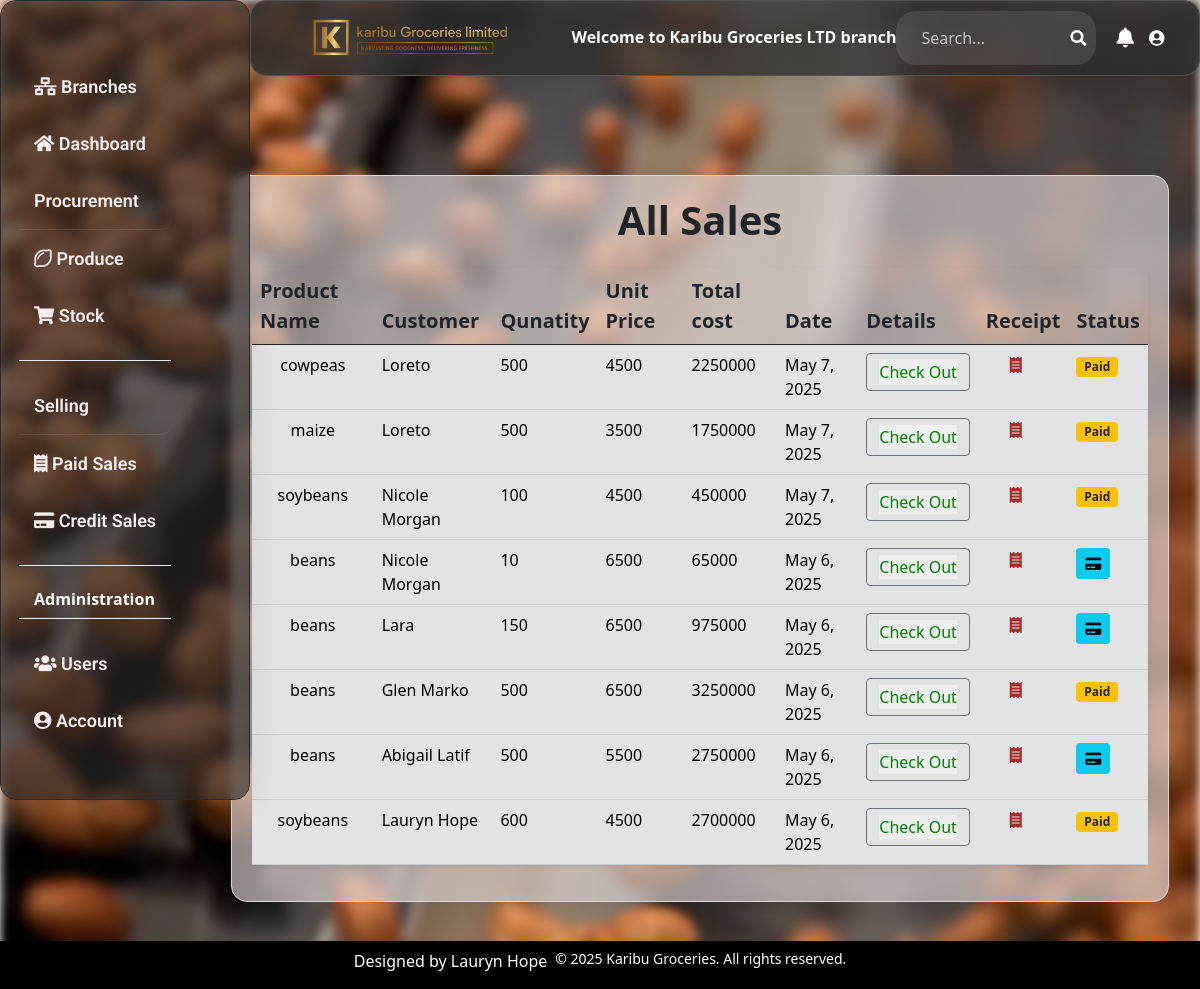
Page /sales/ (signed in) on the committed database.
### happy_hoe/models.py (models this page shows, shortened)
class Sale(models.Model):
    branch = models.ForeignKey(Branch, on_delete=models.CASCADE, related_name='branch_sales', null=True, blank=True)
    product_name= models.ForeignKey(Stock, on_delete=models.CASCADE,max_length=100, blank=True, null=True)
    unit_price= models.IntegerField( blank=True, null=True, default=1000)
    quantity= models.IntegerField( blank=True, default=5, null=True)
    customer_name= models.CharField(max_length=100, blank=True, null=True)
    date= models.DateField(auto_now_add=True, blank=True, null=True)
    amount_received= models.IntegerField( blank=True, default=1500, null=True)
    payment_method_choices=(
        ('Cash', 'Cash'),
        ('Credit', 'Credit'),
        ('Mobile Money', 'Mobile Money'),
    )
    payment_method= models.CharField(max_length=50, choices=payment_method_choices, blank=True, null=True)
    payment_status = models.CharField(
        max_length=20,
        choices=[
            ('PAID', 'Paid'),
            ('PENDING', 'Pending'),
            ('CANCELLED', 'Cancelled')
        ],
        default='PAID'
    )
    sales_agent= models.ForeignKey(Userprofile,on_delete=models.CASCADE, blank=True)
    def total_sale(self):
        total= self.quantity * self.product_name.unit_price
        """if self.product_name and self.product_name .unit_price is not None:
            return self.quantity * self.product_name.unit_price"""
        return total
    class Meta:
        indexes = [
            models.Index(fields=['branch', 'date']),
        ]
        ordering = ['branch', '-date']

class Stock(models.Model):
    branch= models.ForeignKey(Branch, on_delete=models.CASCADE,  related_name='branch_stock', null=True, blank=True)
    Category_name= models.ForeignKey (Category, on_delete=models.CASCADE, blank=True)
    product_choices=(
        ('beans', 'beans'),
        ('soybeans', 'soybeans'),
        ('gnuts', 'gnuts'),
        ('maize', 'maize'),
        ('cowpeas', 'cowpeas'),
    )
    product_name = models.CharField(max_length=50, null=True, blank=True, choices=product_choices)
    total_quantity= models.PositiveIntegerField( default=0, blank=True, null=True)
    issued_quantity= models.PositiveIntegerField(default=0, blank=True, null=True)
    received_quantity= models.PositiveIntegerField( default=0, blank=True, null=True)
    cost_of_stock= models.DecimalField(max_digits=50, blank=True, null=True, default=1000000, decimal_places=0)
    unit_cost= models.IntegerField(blank=True, null=True, default=500)
    unit_price= models.IntegerField(blank=True, null=True, default=500)
    date_of_stock= models.DateField(auto_now_add=True ,blank=True, null=True)
    supplier_name= models.CharField(max_length=100, blank=True, null=True)
    phone_regex = RegexValidator(
        regex=r'^\+?256[0-9]{9,15}$',
        message="Phone number must be in the format: '+2567XXXXXXXX'.")
    supplier_contact = models.CharField(max_length=15, validators=[phone_regex], blank=True, null=True)
    type_of_produce = models.CharField(max_length=100, blank=True, null=True)
    entry_agent= models.ForeignKey(Userprofile, on_delete=models.CASCADE, null=True, blank=True, related_name='stocks_entered')
    def __str__(self):
        return str(self.product_name)

### happy_hoe/views.py (the view)
# urls.py: path('sales/', views.sales, name="sales"),
@login_required
def sales(request):
    sales=Sale.objects.all().order_by('-id')
    return render(request,"happy_hoeapp/transactions.html", {"sales": sales})

### happy_hoe/templates/happy_hoeapp/transactions.html (shortened to what this page needs)
{% extends 'happy_hoeapp/base.html' %}
{% load static %}
{% block content %}
    <div class="tableglass-effect">
        <strong><h1 class="text-center mb-4 fs-1">All Sales</h1></strong>
       <table class="table table-hover rounded-lg shadow-sm boarder-radius-2xl bg-white/10 backdrop-blur-md ">
            <thead>
                <tr class="fs-5">
                    <th scope="col ">Product Name</th>
                    <th scope="col">Customer</th>
                    <th scope="col">Qunatity</th>
                    <th scope="col">Unit Price</th>
                    <th scope="col">Total cost</th>
                    <th scope="col">Date</th>
                    <th scope="col">Details</th>
                    <th scope="col">Receipt</th>
                    <th scope="col">Status</th>
                </tr>
            </thead>
            <tbody class="ml-5 fs-6">
                {% for sale in sales %}
                <tr class="table-secondary ">
                    <td class="text-center">{{ sale.product_name }}</td>
                    <td>{{ sale.customer_name }}</td>
                    <td>{{ sale.quantity }}</td>
                    <td>{{ sale.unit_price }}</td>
                    <td>{{ sale.total_sale }}</td>
                    <td> {{ sale.date }} </td>
                    <td>
                        <a href="{% url 'sale_detail' sale.id %}" class="btn btn-outline-secondary text-green-900" data-mdb-ripple-init data-mdb-ripple-color="dark" style="color: green;" onmouseover="this.style.color='brown'" onmouseout="this.style.color='green'">
                            <input type="submit" value="Check Out">
                        </a>
                    </td>
                    <td>
                        <a href="{% url 'receipt_detail' sale.id %}" class=" px-4 w-5px fas fa-receipt" style="color: brown;">
                        </a>
                    </td>
                    <td>
                        {% if sale.payment_method != 'Cash' %}
                            <a href="{% url 'create_credit_sale' sale.id %}" class="btn btn-sm btn-info">
                                <i class="fas fa-credit-card"></i>
                            </a>
                        {% else %}
                        <span class="badge bg-warning text-dark">Paid</span>
                        {% endif %}
                    </td>
                </tr>
                {% endfor %}
            </tbody>
       </table>
    </div>
{% endblock %}

### happy_hoe/static/css/base.css (style rules this page uses)
html, body { height: 100%; width: 100%; margin: 0; }
body::before { content: ""; position: fixed; top: 0; left: 0; right: 0; bottom: 0; width: 100%; height: 100%; top: 0; left: 0; right: 0; bottom: 0; background: url('/static/images/f1.webp') no-repeat center center fixed; background-size: cover; filter: blur(5px); z-index: -1; }
.tableglass-effect { background: rgba(223, 216, 216, 0.63); border-radius: 16px; box-shadow: 0 4px 30px rgba(0, 0, 0, 0.1); backdrop-filter: blur(4.7px); -webkit-backdrop-filter: blur(4.7px); border: 1px solid rgba(219, 214, 214, 1); margin: 15px; padding: 20px; }

### rows in the picture
Sale: product_name "cowpeas", customer_name "Loreto", quantity "500", unit_price "4500", total_sale "2250000", date "May 7, 2025", payment_method "Paid"
Sale: product_name "maize", customer_name "Loreto", quantity "500", unit_price "3500", total_sale "1750000", date "May 7, 2025", payment_method "Paid"
Sale: product_name "soybeans", customer_name "Nicole Morgan", quantity "100", unit_price "4500", total_sale "450000", date "May 7, 2025", payment_method "Paid"
Sale: product_name "beans", customer_name "Nicole Morgan", quantity "10", unit_price "6500", total_sale "65000", date "May 6, 2025"
Sale: product_name "beans", customer_name "Lara", quantity "150", unit_price "6500", total_sale "975000", date "May 6, 2025"
Sale: product_name "beans", customer_name "Glen Marko", quantity "500", unit_price "6500", total_sale "3250000", date "May 6, 2025", payment_method "Paid"
Sale: product_name "beans", customer_name "Abigail Latif", quantity "500", unit_price "5500", total_sale "2750000", date "May 6, 2025"
Sale: product_name "soybeans", customer_name "Lauryn Hope", quantity "600", unit_price "4500", total_sale "2700000", date "May 6, 2025", payment_method "Paid"
